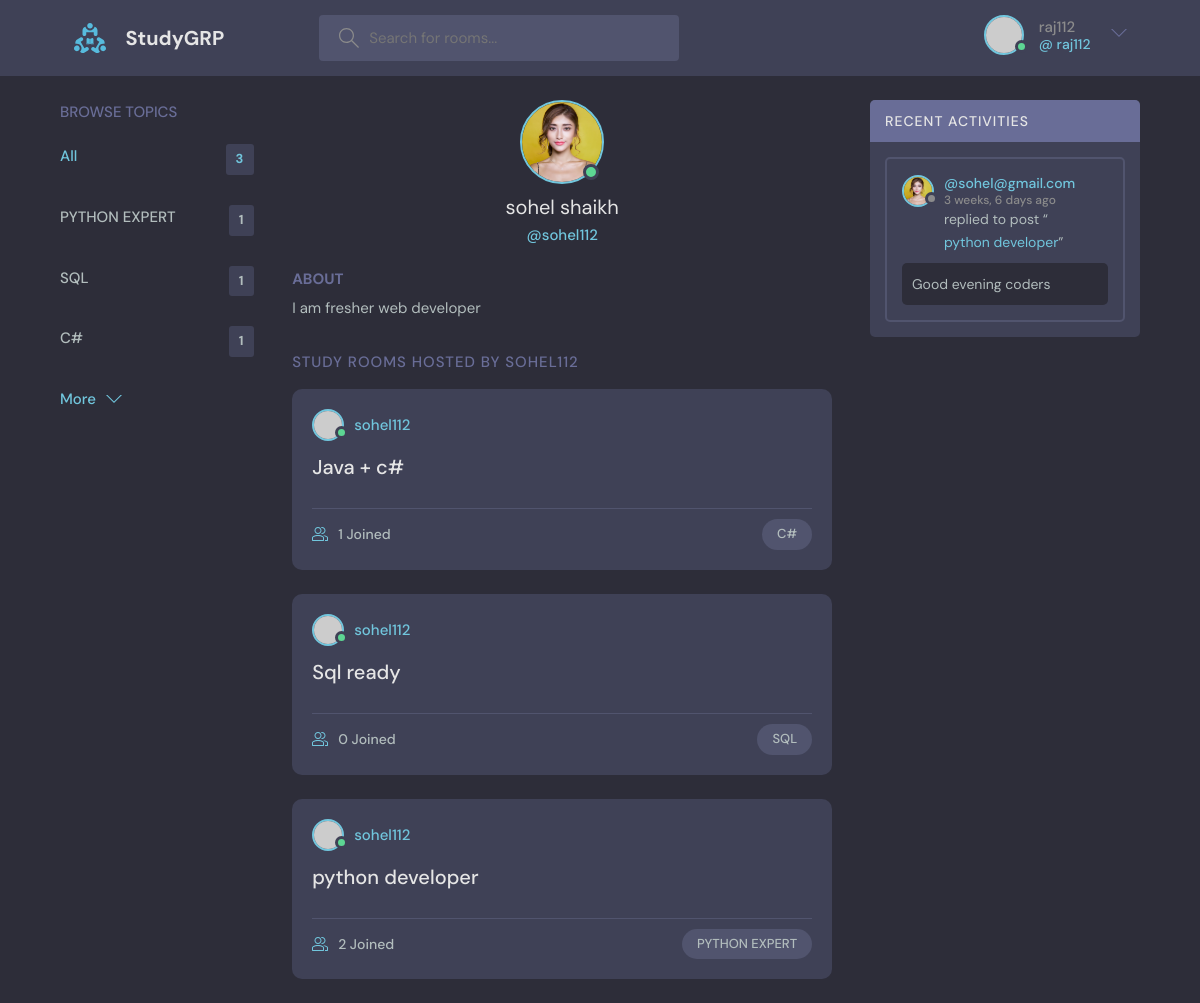
Page /profile/3/ (signed in) on the committed database.
### base/models.py (models this page shows, shortened)
class User(AbstractUser):
    name = models.CharField(max_length=200, null=True)
    email = models.EmailField(unique=True, null=True)
    bio = models.TextField(null=True)
    avatar = models.ImageField(null=True, default="avatar.svg")
    USERNAME_FIELD = 'email'
    REQUIRED_FIELDS = []

class Topic(models.Model):
    name=models.CharField(max_length=200)

class Room(models.Model):
    host=models.ForeignKey(User,on_delete=models.SET_NULL,null=True)
    topic=models.ForeignKey(Topic,on_delete=models.SET_NULL,null=True)
    participants = models.ManyToManyField(
        User, related_name='participants', blank=True)
    name=models.CharField(max_length=50)
    description=models.TextField(null=True,blank=True)
    updated_at=models.DateTimeField(auto_now=True)
    created_at=models.DateField(auto_now_add=True)
    class Meta:
        ordering=['-updated_at','-created_at']
    def __str__(self):
        return self.name

class message(models.Model):
    user=models.ForeignKey(User,on_delete=models.CASCADE)
    room=models.ForeignKey(Room,on_delete=models.CASCADE)
    body=models.TextField(max_length=200)
    updated_at=models.DateTimeField(auto_now=True)
    created_at=models.DateField(auto_now_add=True)
    class Meta:
        ordering=['-updated_at','-created_at']

### base/views.py (the view)
# urls.py: path('profile/<int:pk>/', views.userProfile, name="profile"),
def userProfile(request,pk):
    user=User.objects.get(id=pk)
    room=user.room_set.all()
    room_messages=user.message_set.all()
    topic=Topic.objects.all()
    context={'user':user,'room':room,'room_messages':room_messages,'topic':topic}
    return render(request,'base/profile.html',context)

### base/templates/base/profile.html (shortened to what this page needs)
{% extends 'index.html' %}
{% block content %}
<main class="profile-page layout layout--3">
  <div class="container">
    {% include 'base/topic.html' %}
    <div class="roomList">
      <div class="profile">
        <div class="profile__avatar">
          <div class="avatar avatar--large active">
            <img src="{{user.avatar.url}}" />
          </div>
        </div>
        <div class="profile__info">
          <h3>{{user.name}}</h3>
          <p>@{{user.username}}</p>
        </div>
        <div class="profile__about">
          <h3>About</h3>
          <p>
            {{user.bio}}
          </p>
        </div>
      </div>
      <div class="roomList__header">
        <div>
          <h2>Study Rooms Hosted by {{user.username}}</a>
          </h2>
        </div>
      </div>
      {% include 'base/feed.html' %}
    </div>
    {% include 'base/activity.html' %}
  </div>
</main>
{% endblock content %}

### templates/navbar.html (shortened to what this page needs)
{% load static %}
<header class="header header--loggedIn">
    <div class="container">
      <a href="{% url 'home' %}" class="header__logo">
        <img src="{% static 'images/logo.svg' %}" />
        <h1>StudyGRP</h1>
      </a>
      <form class="header__search" method="GET" action="{% url 'home' %}">
        <label>
          <input name="q"  placeholder="Search for rooms..." />
        </label>
      </form>
      <nav class="header__menu">
        {% if request.user.is_authenticated %}
        <div class="header__user">
          <a href="{% url 'profile' user.id %}">
            <div class="avatar avatar--medium active">
              <img src="https://randomuser.me/api/portraits/men/37.jpg" />
            </div>
            <p> {{request.user.username}} <span>@ {{request.user.username}}</span></p>
          </a>
          <button class="dropdown-button">
            <svg version="1.1" xmlns="http://www.w3.org/2000/svg" width="32" height="32" viewBox="0 0 32 32">
              <title>chevron-down</title>
              <path d="M16 21l-13-13h-3l16 16 16-16h-3l-13 13z"></path>
            </svg>
          </button>
        </div>
        {% endif %}
      </nav>
    </div>
  </header>

### base/templates/base/topic.html
<div class="topics">
  <div class="topics__header">
    <h2>Browse Topics</h2>
  </div>
  <ul class="topics__list">
    <li>
      <a href="{% url 'topics' %}" class="active" >All <span>{{topic.count}}</span></a>
    </li>
    {% for topic in topic %}
    <li>
      <a href="{% url 'home' %}?q={{topic.name}}">{{topic.name}} <span>{{topic.room_set.all.count}}</span></a>
    </li>
    {% endfor %}
  </ul>
  <a class="btn btn--link" href="{% url 'topics' %}">
    More
    <svg version="1.1" xmlns="http://www.w3.org/2000/svg" width="32" height="32" viewBox="0 0 32 32">
      <title>chevron-down</title>
      <path d="M16 21l-13-13h-3l16 16 16-16h-3l-13 13z"></path>
    </svg>
  </a>
</div>

### base/templates/base/feed.html (shortened to what this page needs)
{% for room in room %}
<div class="roomListRoom">
  <div class="roomListRoom__header">
    <a href="#" class="roomListRoom__author">
      <div class="avatar avatar--small active">
        <img src="https://randomuser.me/api/portraits/men/11.jpg" />
      </div>
      <span>{{room.host.username}}</span>
    </a>
  </div>
  <div class="roomListRoom__content">
    <a href="{% url 'room' room.id %}">{{room.name}}</a>
  </div>
  <div class="roomListRoom__meta">
    <a href="{% url 'room' room.id %}" class="roomListRoom__joined">
      {{room.participants.all.count}} Joined
    </a>
    <p class="roomListRoom__topic">{{room.topic.name}}</p>
  </div>
</div>
{% endfor %}

### base/templates/base/activity.html
<div class="activities">
  <div class="activities__header">
    <h2>Recent Activities</h2>
  </div>
  {% for message in room_messages %}
  <div class="activities__box">
    <div class="activities__boxHeader roomListRoom__header">
      <a href="{% url 'profile' message.user.id %}" class="roomListRoom__author">
        <div class="avatar avatar--small">
          <img src="{{message.user.avatar.url}}" />
        </div>
        <p>
          @{{message.user}}
          <span>{{message.created_at | timesince }} ago</span>
        </p>
      </a>
    </div>
    <div class="activities__boxContent">
      <p>
        replied to post “<a href="{% url 'room' message.room.id %}">{{message.room}}</a>”
      </p>
      <div class="activities__boxRoomContent">{{message.body}}</div>
    </div>
  </div>
  {% endfor %}
</div>

### rows in the picture
User: user.username "raj112"
Topic: name "PYTHON EXPERT", room_set.all.count "1"
Topic: name "SQL", room_set.all.count "1"
Topic: name "C#", room_set.all.count "1"
User: avatar (picture), name "sohel shaikh", username "sohel112", bio "I am fresher web developer", username "SOHEL112"
Room: host.username "sohel112", name "Java + c#", participants.all.count "1", topic.name "C#"
Room: host.username "sohel112", name "Sql ready", participants.all.count "0", topic.name "SQL"
Room: host.username "sohel112", name "python developer", participants.all.count "2", topic.name "PYTHON EXPERT"
message: user.avatar (picture), user "sohel@gmail.com", created_at "3 weeks, 6 days", room "python developer", body "Good evening coders"

### other values in the picture
{{ topic.count }} "3"
